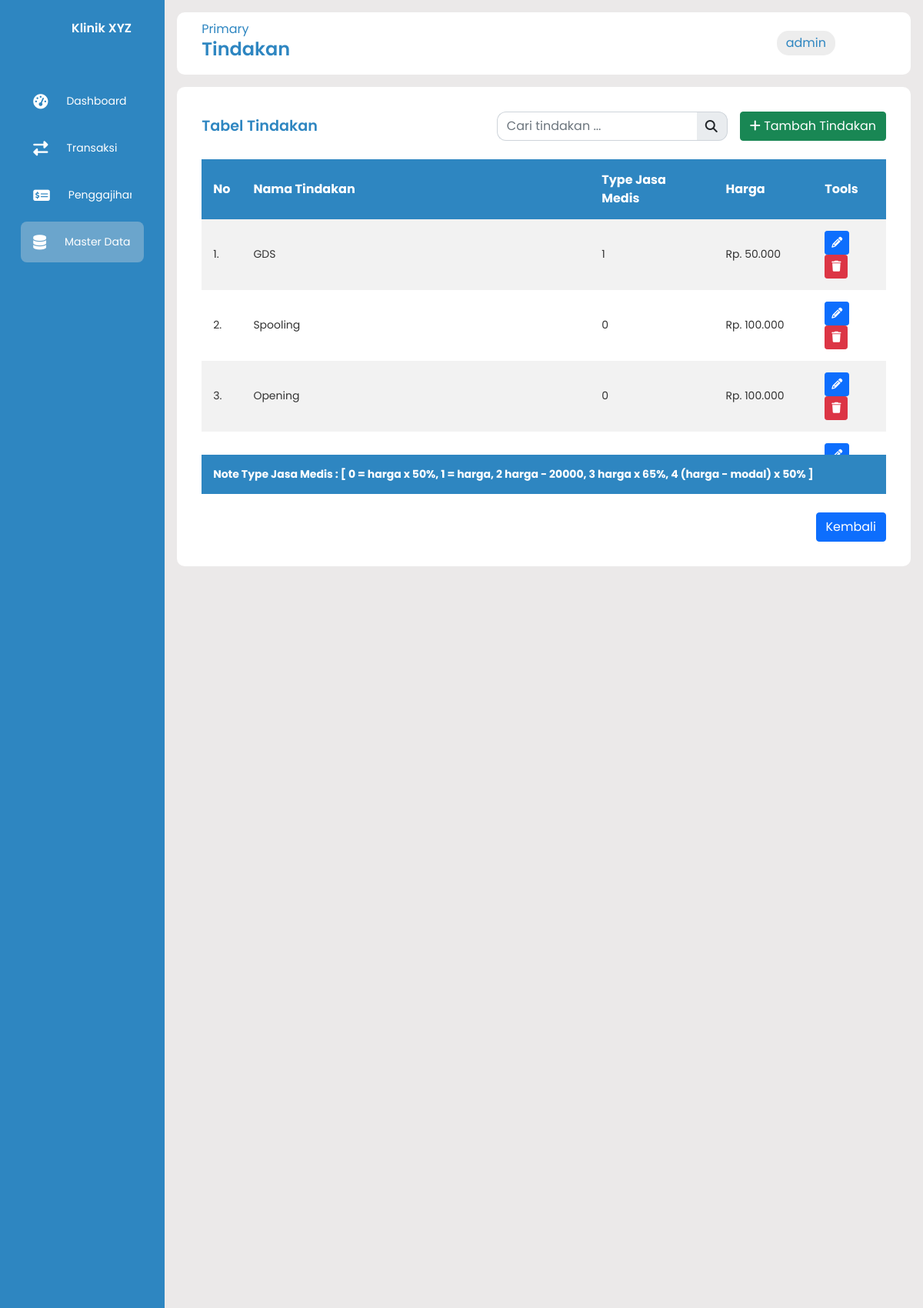
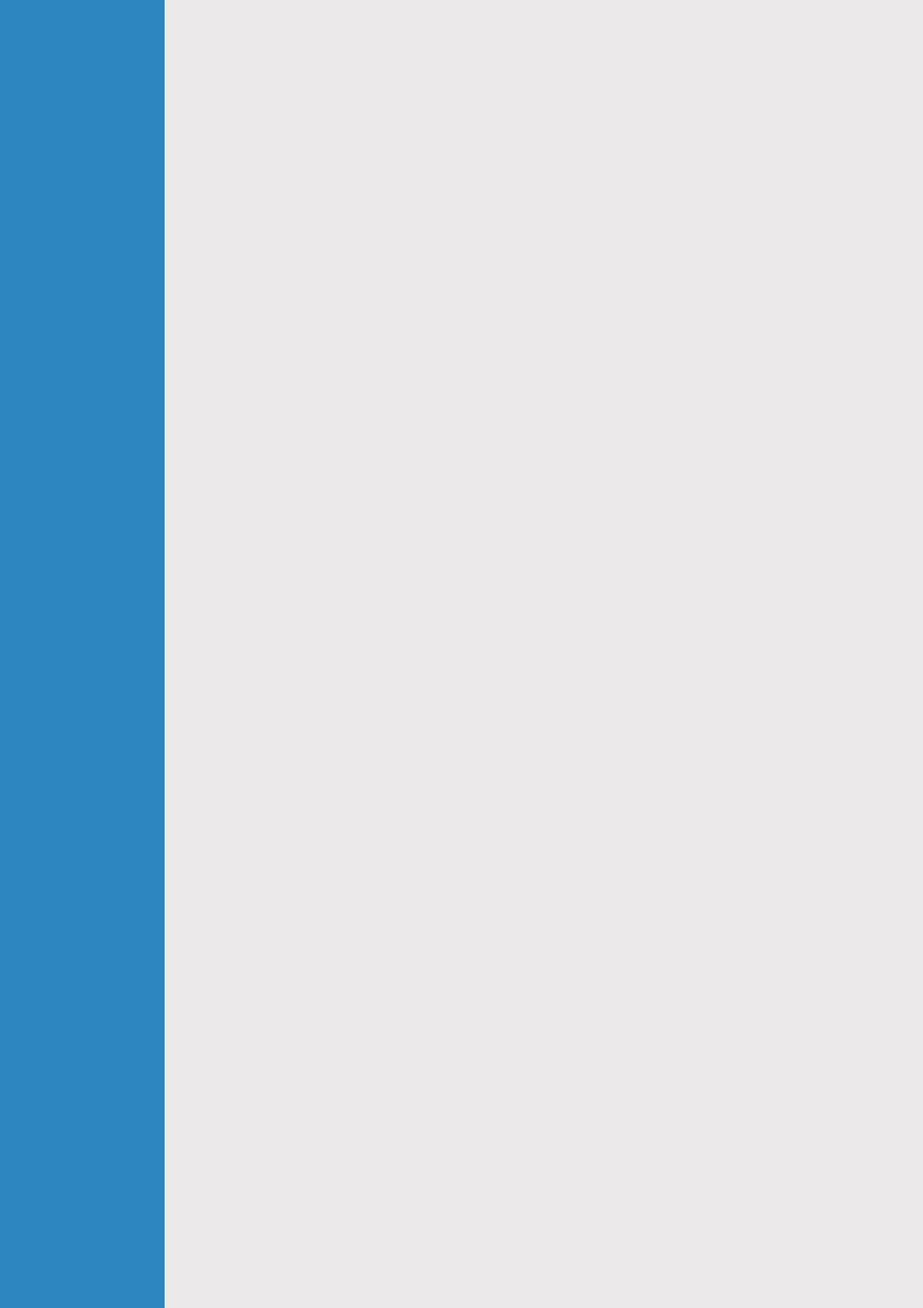
Screenshot of /asset/master/masterdata.php?page=tindakan (signed in, upper part) with the database file from the repository (2 pictures, top to bottom).
### tables this page shows
CREATE TABLE `tindakan` (
  `id` int(11) NOT NULL,
  `nama_tindakan` varchar(225) NOT NULL,
  `jm` int(11) NOT NULL,
  `harga` varchar(255) NOT NULL
);

### asset/master/app.php (called while the page is built, shortened)
<?php
include '../../env/env.php';
$query_tindakan = "SELECT * FROM tindakan ORDER BY id DESC";
$result_tindakan = mysqli_query($conn, $query_tindakan);

### asset/master/view/tindakan.php (the view, shortened to what this page needs)
<div class="tabular__wrapper" id="tindakan" disabled>
    <div class="col-md-12 d-flex justify-content-end mb-4" style="gap: 1rem; align-items: center;">
        <div class="header__title text-sm" style="flex:1;">
            <h3 style="font-weight: 600; font-size: 1.2rem; margin-bottom: 0;">Tabel Tindakan</h3>
        </div>
        <div class="input-group" style="width: 300px;">
            <input style="border-radius: 12px 0 0 12px; border-right: none;" type="text" name="search" class="form-control" placeholder="Cari tindakan ..." id="searchInput">
            <span class="input-group-text" id="basic-addon1" style="border-radius: 0 12px 12px 0; border-left: none;">
                <i class="fa fa-search" aria-hidden="true"></i>
            </span>
        </div>
        <div class="d-flex justify-content-end">
            <button type="button" class="btn btn-success" data-bs-toggle="modal" data-bs-target="#input">
                <i class="fa fa-plus"></i> Tambah Tindakan
            </button>
        </div>
    </div>
    <div class="table__container" id="tindakanTable">
        <div class="table__box" style="max-height: 435px; overflow-y: auto;">
            <table>
                <thead style="position: sticky; top: 0; z-index: 1;">
                    <tr>
                        <th>No</th>
                        <th>Nama Tindakan</th>
                        <th>Type Jasa Medis</th>
                        <th>Harga</th>
                        <th>Tools</th>
                    </tr>
                </thead>
                <tbody id="tindakanTableBody">
                    <?php
                    $no = 1;
                    if (mysqli_num_rows($result_tindakan) > 0) {
                        while ($tindakan_row = mysqli_fetch_assoc($result_tindakan)) { ?>
                            <tr>
                                <td><?= $no++ ?>.</td>
                                <td><?= $tindakan_row['nama_tindakan'] ?></td>
                                <td><?= $tindakan_row['jm'] ?></td>
                                <td>Rp. <?= number_format($tindakan_row['harga'], 0, ',', '.') ?></td>
                                <td>
                                    <button type="button" class="btn btn-sm btn-primary" data-bs-toggle="modal" data-bs-target="#update" onclick="setUpdateData(<?= $tindakan_row['id'] ?>, '<?= $tindakan_row['nama_tindakan'] ?>', <?= $tindakan_row['jm'] ?>, <?= $tindakan_row['harga'] ?>)">
                                        <i class="fa fa-pencil-alt"></i>
                                    </button>
                                    <a href="app/tindakan/delete.php?id=<?= $tindakan_row['id'] ?>" class="btn btn-sm btn-danger" onclick="return confirmDelete('<?= $tindakan_row['nama_tindakan'] ?>')">
                                        <i class="fa fa-trash"></i>
                                    </a>
                                </td>
                            </tr>
                        <?php }
                    } else { ?>
                        <tr>
                            <td colspan="5" class="text-center">Tidak ada tindakan</td>
                        </tr>
                    <?php } ?>
                </tbody>
                <tfoot style="position: sticky; bottom: 0; z-index: 1;">
                    <tr>
                        <td colspan="5">Note Type Jasa Medis :
                            [ 0 = harga x 50%,
                            1 = harga,
                            2 harga - 20000,
                            3 harga x 65%,
                            4 (harga - modal) x 50% ]
                        </td>
                    </tr>
                </tfoot>
            </table>
        </div>
    </div>
    <div class="col-md-12 mt-4 d-flex justify-content-end">
        <a href="masterdata.php" type="submit" class="btn btn-primary">Kembali</a>
    </div>
</div>

### asset/css/index.css (style rules this page uses)
* { margin: 0; padding: 0; border: none; outline: none; box-sizing: border-box; font-family: "Poppins", sans-serif; }
:root { --main-color: rgb(46, 134, 193); }
body { display: flex; }
.header__title { color: var(--main-color); }
.tabular__wrapper { background: #fff; margin-top: 1rem; border-radius: 10px; padding: 2rem; }
.table__container { width: 100%; }
table { width: 100%; border-collapse: collapse; border-radius: 50px; }
thead { background: var(--main-color); color: #fff; }
th { padding: 15px; text-align: left; }
tbody { background: #f2f2f2; }
td { padding: 15px; font-size: 14px; color: #333; }
tr:nth-child(even) { background: #fff; }
tfoot { background: var(--main-color); font-weight: bold; color: #fff; }
tfoot td { padding: 15px; color: #fff; }

### rows the page displays
tindakan: nama_tindakan "GDS", jm "1", harga "50.000"
tindakan: nama_tindakan "Spooling", jm "0", harga "100.000"
tindakan: nama_tindakan "Opening", jm "0", harga "100.000"
tindakan: nama_tindakan "Trepanasi", jm "0", harga "100.000"

### other values shown
$_GET['page'] "Tindakan"
$_SESSION['username'] "admin"
